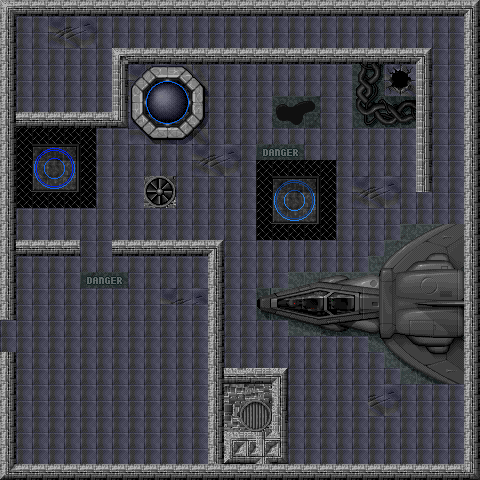

A 2D game scene composited from a Tiled map and its tileset images. What follows is a short description and the map's XML, with each tile layer's data collapsed to a summary:
An orthogonal 30x30 tile map with 16x16 px tiles, 2 tile layers (walls, background), 2 tilesets and 31 objects (8x ammo, 6x waiting1, 5x energy, 4x waiting2, 3x vertical, ...).

<map version="1.2" tiledversion="1.2.1" orientation="orthogonal" renderorder="right-down" width="30" height="30" tilewidth="16" tileheight="16" infinite="0" nextlayerid="5" nextobjectid="38">
 <tileset firstgid="1" name="tileset" tilewidth="16" tileheight="16" tilecount="500" columns="20">
  <image source="tilesets/tileset01.png" width="320" height="400" />
 </tileset>
 <tileset firstgid="501" name="tileset2" tilewidth="16" tileheight="16" tilecount="500" columns="20">
  <image source="tilesets/tileset02.png" width="320" height="400" />
 </tileset>
 <layer id="2" name="walls" width="30" height="30">
  <data>[900 cells, 282 non-empty, 4 distinct tile ids]</data>
 </layer>
 <layer id="4" name="background" width="30" height="30">
  <data>[900 cells, 900 non-empty, 190 distinct tile ids]</data>
 </layer>
 <objectgroup id="3" name="actors">
  <object id="1" name="ellen" type="ripley" x="19.3333" y="19.3333" width="32" height="32" />
  <object id="2" name="alien" type="waiting1" x="74" y="76" width="32" height="32" />
  <object id="3" name="front door" type="vertical" x="112" y="15.3333" width="16" height="32" />
  <object id="4" name="back door" type="horizontal" x="81.3333" y="239.333" width="32" height="16" />
  <object id="5" name="alien" type="running" x="432" y="108" width="32" height="32" />
  <object id="6" name="alien" type="waiting1" x="88" y="421.333" width="32" height="32" />
  <object id="7" name="alien" type="waiting1" x="162.667" y="300.667" width="32" height="32" />
  <object id="10" name="alien" type="waiting1" x="322" y="357.333" width="32" height="32" />
  <object id="11" name="alien" type="waiting1" x="237.333" y="15.3333" width="32" height="32" />
  <object id="12" name="alien" type="waiting1" x="40.6667" y="151.333" width="32" height="32" />
  <object id="13" name="ammo" x="203.333" y="238" width="16" height="16" />
  <object id="14" name="ammo" x="86" y="26" width="16" height="16" />
  <object id="15" name="energy" x="438" y="56.6667" width="16" height="16" />
  <object id="16" name="exit door" type="vertical" x="0" y="320" width="16" height="32" />
  <object id="17" name="alien mother" type="waiting2" x="63.3333" y="273.333" width="78" height="127" />
  <object id="18" name="alien" type="waiting2" x="304" y="416" width="32" height="32" />
  <object id="19" name="energy" x="345.333" y="443.333" width="16" height="16" />
  <object id="23" name="ammo" x="193.333" y="24" width="16" height="16" />
  <object id="24" name="ammo" x="440" y="156.667" width="16" height="16" />
  <object id="25" name="energy" x="297.333" y="27.3333" width="16" height="16" />
  <object id="26" name="front door" type="vertical" x="416.667" y="191.333" width="16" height="32" />
  <object id="27" name="access card" x="32" y="96" width="15.3333" height="14.6667" />
  <object id="29" name="access card" x="442.333" y="398.667" width="15.3333" height="14.6667" />
  <object id="30" name="alien" type="waiting2" x="216.667" y="72.6667" width="32" height="32" />
  <object id="31" name="alien" type="waiting2" x="338.667" y="188" width="32" height="32" />
  <object id="32" name="ammo" x="284.667" y="248.667" width="16" height="16" />
  <object id="33" name="ammo" x="162.667" y="408.667" width="16" height="16" />
  <object id="34" name="ammo" x="20" y="432.667" width="16" height="16" />
  <object id="35" name="ammo" x="113.333" y="136.667" width="16" height="16" />
  <object id="36" name="energy" x="306.667" y="71.3333" width="16" height="16" />
  <object id="37" name="energy" x="203.333" y="189.333" width="16" height="16" />
 </objectgroup>
</map>
